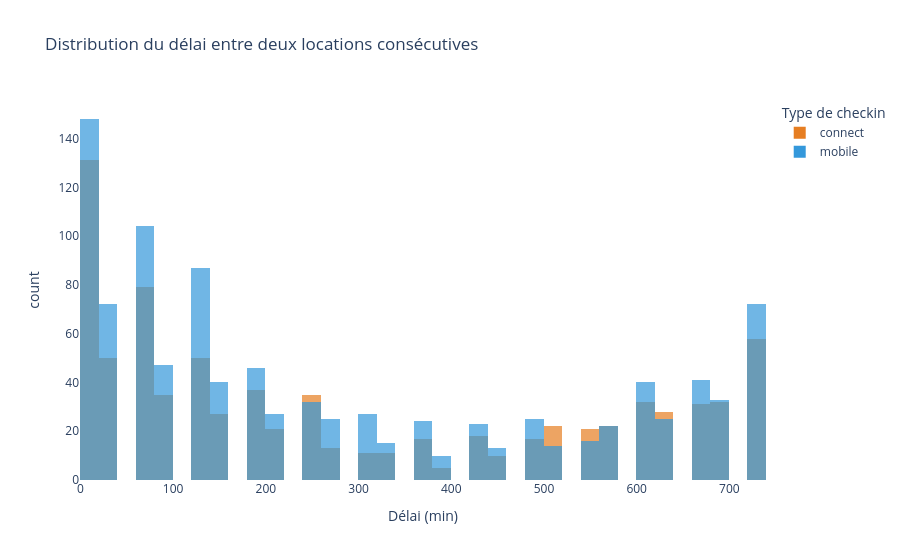

The notebook cell this image was saved under:
### Code cell
# Distribution du délai entre deux locations consécutives
fig = px.histogram(
    merged,
    x='time_delta_with_previous_rental_in_minutes',
    nbins=50,
    color='checkin_type',
    barmode='overlay',
    opacity=0.7,
    title='Distribution du délai entre deux locations consécutives',
    labels={
        'time_delta_with_previous_rental_in_minutes': 'Délai (min)',
        'checkin_type': 'Type de checkin'
    },
    color_discrete_map={'mobile': '#3498db', 'connect': '#e67e22'}
)
fig.update_layout(plot_bgcolor='white', paper_bgcolor='white')
fig.show()

### Figure 1 — Plotly figure (JSON) as saved in the notebook; plotly's stock layout.template omitted (floating-point values rounded to 4 significant figures; data arrays with more than 128 entries replaced by an {"elided": "..."} marker saying what was removed)
{"data": [{"alignmentgroup": "True", "bingroup": "x", "hovertemplate": "Type de checkin=connect<br>Délai (min)=%{x}<br>count=%{y}<extra></extra>", "legendgroup": "connect", "marker": {"color": "#e67e22", "opacity": 0.7, "pattern": {"shape": ""}}, "name": "connect", "nbinsx": 50, "offsetgroup": "connect", "orientation": "v", "showlegend": true, "type": "histogram", "x": {"elided": "813 int values"}, "xaxis": "x", "yaxis": "y"}, {"alignmentgroup": "True", "bingroup": "x", "hovertemplate": "Type de checkin=mobile<br>Délai (min)=%{x}<br>count=%{y}<extra></extra>", "legendgroup": "mobile", "marker": {"color": "#3498db", "opacity": 0.7, "pattern": {"shape": ""}}, "name": "mobile", "nbinsx": 50, "offsetgroup": "mobile", "orientation": "v", "showlegend": true, "type": "histogram", "x": {"elided": "1028 int values"}, "xaxis": "x", "yaxis": "y"}], "layout": {"barmode": "overlay", "legend": {"title": {"text": "Type de checkin"}, "tracegroupgap": 0}, "paper_bgcolor": "white", "plot_bgcolor": "white", "title": {"text": "Distribution du délai entre deux locations consécutives"}, "xaxis": {"anchor": "y", "domain": [0, 1], "title": {"text": "Délai (min)"}}, "yaxis": {"anchor": "x", "domain": [0, 1], "title": {"text": "count"}}}}
